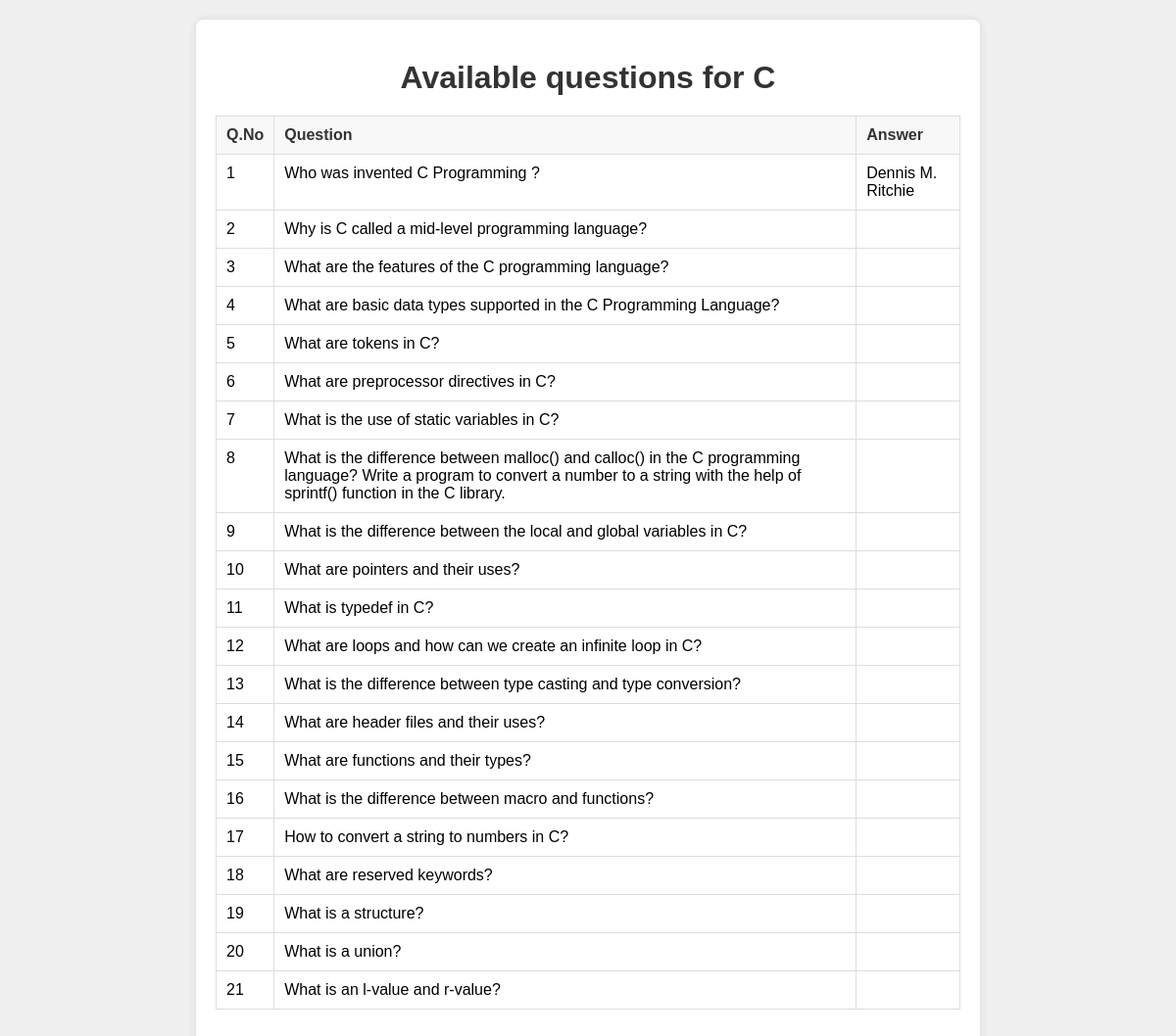
The app's page /services/questions/question_set.php?category=C with its own data.
### tables this page shows
CREATE TABLE `questions` (
  `question_id` int(11) NOT NULL,
  `category` varchar(100) DEFAULT NULL,
  `question_text` text NOT NULL,
  `difficulty` varchar(50) DEFAULT NULL,
  `Answer` text DEFAULT NULL
);

### services/questions/question_set.php (the view, shortened to what this page needs)
<?php
include '../../include/db_connection.php';
$category=$_GET['category'];
$sql = "SELECT question_text,answer FROM questions where category='$category'";
$result = mysqli_query($c, $sql);
$questions = array();
if (mysqli_num_rows($result) > 0) {
    while($row = mysqli_fetch_assoc($result)) {
        $questions[] = $row;
    }
}
$i=0;
?>
<!DOCTYPE html>
<html lang="en">
<head>
    <link rel="stylesheet" href="styles.css">
</head>
<body>
    <div class="container">
        <h1>Available questions for <?php echo $category; ?></h1>
        <?php if (!empty($questions)) : ?>
            <table class="question-table">
                <thead>
                    <tr>
                        <th>Q.No</th>
                        <th>Question</th>
                        <th>Answer</th>
                    </tr>
                </thead>
                <tbody>
                    <?php foreach ($questions as $que) : ?>
                        <tr>
                            <td><?php echo ++$i; ?></td>
                            <td><?php echo htmlspecialchars($que["question_text"]); ?></td>
                            <td><?php echo htmlspecialchars($que["answer"]); ?></td>
                        </tr>
                    <?php endforeach; ?>
                </tbody>
            </table>
        <?php else : ?>
            <p class="no-questions">No questions found</p>
        <?php endif; ?>
    </div>
</body>
</html>

### services/questions/styles.css (style rules this page uses)
body { font-family: Arial, sans-serif; background-color: #f0f0f0; margin: 0; padding: 20px; display: flex; justify-content: center; align-items: center; height: 100vh; }
.container { background-color: #fff; padding: 20px; border-radius: 8px; box-shadow: 0 0 10px rgba(0, 0, 0, 0.1); width: 100%; max-width: 800px; height: 100vh; box-sizing: border-box; overflow: auto; / }
h1 { text-align: center; color: #333; margin-bottom: 20px; }
.question-table { width: 100%; border-collapse: collapse; }
.question-table th, .question-table td { border: 1px solid #ddd; padding: 10px; text-align: left; vertical-align: top; }
.question-table th { background-color: #f8f8f8; color: #333; }

### records on screen
questions: question_text "Who was invented C Programming ?", Answer "Dennis M. Ritchie"
questions: question_text "Why is C called a mid-level programming language?"
questions: question_text "What are the features of the C programming language?"
questions: question_text "What are basic data types supported in the C Programming Language?"
questions: question_text "What are tokens in C?"
questions: question_text "What are preprocessor directives in C?"
questions: question_text "What is the use of static variables in C?"
questions: question_text "What is the difference between malloc() and calloc() in the C programming language? Write a program to convert a number to a string with the help of sprintf() function in the C library."
questions: question_text "What is the difference between the local and global variables in C?"
questions: question_text "What are pointers and their uses?"
questions: question_text "What is typedef in C?"
questions: question_text "What are loops and how can we create an infinite loop in C?"
questions: question_text "What is the difference between type casting and type conversion?"
questions: question_text "What are header files and their uses?"
questions: question_text "What are functions and their types?"
questions: question_text "What is the difference between macro and functions?"
questions: question_text "How to convert a string to numbers in C?"
questions: question_text "What are reserved keywords?"
questions: question_text "What is a structure?"
questions: question_text "What is a union?"
questions: question_text "What is an l-value and r-value?"

### other values on screen
$category "C"
